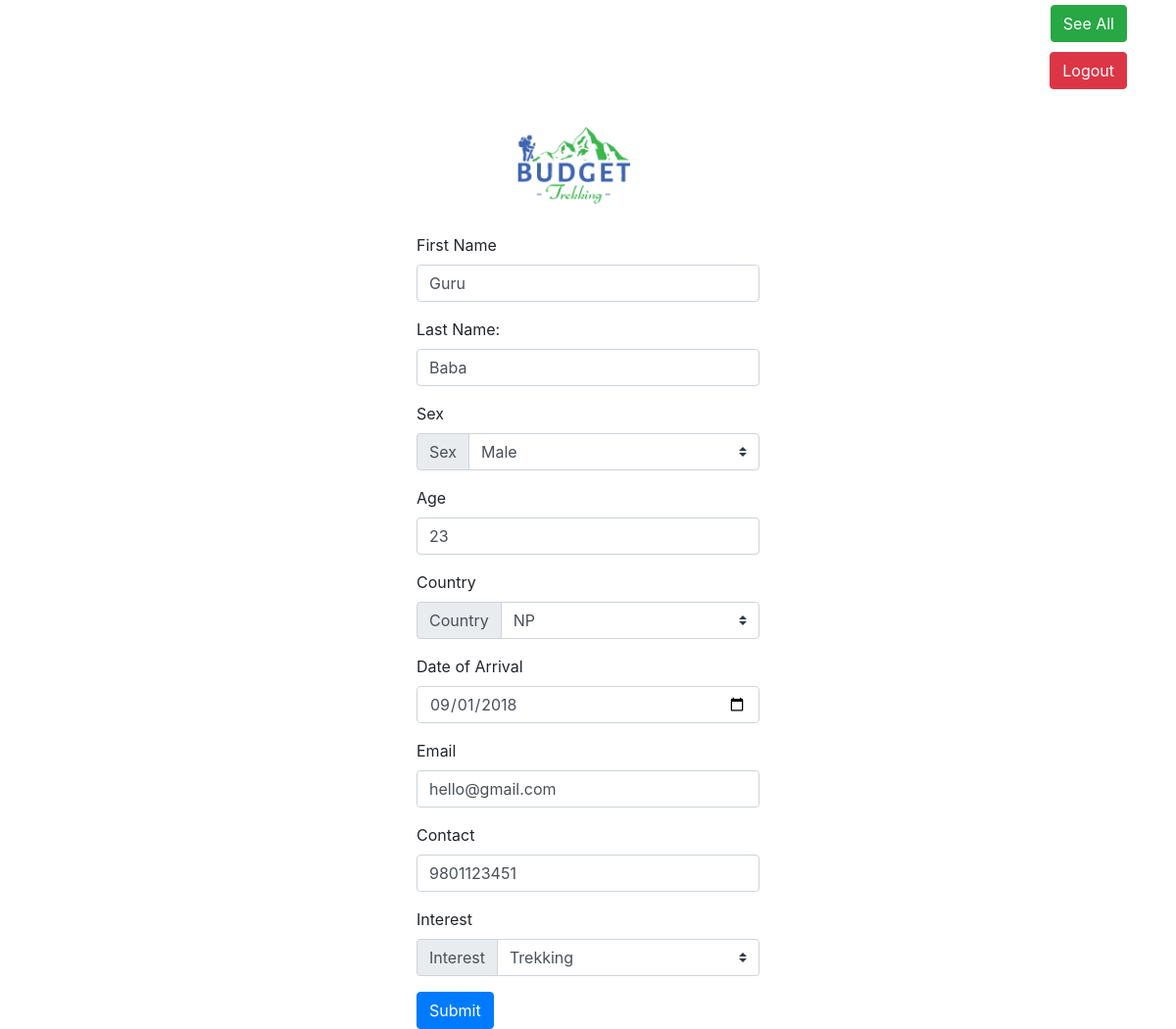
The app's page /updatecustomer.php?pid=1 (signed in) with its own data.
### tables this page shows
CREATE TABLE `customers` (
  `id` int(11) NOT NULL,
  `fname` varchar(50) NOT NULL,
  `lname` varchar(50) NOT NULL,
  `sex` varchar(5) NOT NULL,
  `age` int(11) NOT NULL,
  `country` varchar(50) NOT NULL,
  `date` date NOT NULL,
  `email` varchar(100) NOT NULL,
  `phone` varchar(20) NOT NULL,
  `interest` varchar(100) NOT NULL
);

### updatecustomer.php (the view, shortened to what this page needs)
<?php
include_once "connection.php";
$id =$_GET['pid'];
$query = "SELECT * FROM customers WHERE id='$id'";
$result=$conn->query($query);
?>
<!DOCTYPE html>
<html>
<head>
    <link rel="stylesheet" href="https://stackpath.bootstrapcdn.com/bootstrap/4.1.3/css/bootstrap.min.css">
</head>
<body>
    <div class="container">
        <div class="row">
            <div class="col-md-12" align="right">
                <form action="listing.php"><button type="submit" class="btn btn-success" name="listing" style="margin:5px; display: 'inline'">See All</button></form>
                <form action="signout.php">
                <button type="submit" class="btn btn-danger" name="signout" style="margin:5px; display: 'inline'">Logout</button></form>
            </div>
            <div class="col-md-4 offset-md-4" >
                    <a href="index.php"><img src="budget_logo.png" alt="Logo of Apple" width="120px" style="margin: 30px 30px 30px 100px;"></a>
            </div>
            <?php
                    if($result->num_rows>0){
                while($row=mysqli_fetch_array($result))
                {
                    ?>
            <div class="col-md-4 offset-md-4">
                <form name="update-form" method="POST" action="updatecustomerbe.php">
                      <div class="form-group">
                        <label for="fname">First Name</label>
                        <input type="text" class="form-control" name="fname" placeholder="Enter First Name"  value="<?php echo($row['fname']) ?>">
                      </div>
                      <div class="form-group">
                        <label for="lname">Last Name:</label>
                        <input type="text" class="form-control" name="lname" placeholder="Enter Last Name" value="<?php echo($row['lname']) ?>">
                      </div>
                      <div class="form-group">
                        <label for="sex">Sex</label>
                      <div class="input-group mb-3">
                            <div class="input-group-prepend">
                                <label class="input-group-text" for="sex">Sex</label>
                            </div>
                        <select class="custom-select" name="sex" >
                            <option selected> <?php echo($row['sex']) ?></option>
                        </select>
                    </div>
                    </div>
                      <div class="form-group">
                        <label for="age">Age</label>
                        <input type="number" class="form-control" name="age" placeholder="Enter Age" value="<?php echo($row['age']) ?>">
                      </div>
                      <div class="form-group">
                        <label for="country">Country</label>
                      <div class="input-group mb-3">
                            <div class="input-group-prepend">
                                <label class="input-group-text" for="county">Country</label>
                            </div>
                        <select class="custom-select" name="country" >
                            <option selected> <?php echo($row['country']) ?></option>
                        </select>
                      </div>
                    </div>
                    <div class="form-group">
                        <label for="date">Date of Arrival</label>
                        <input type="date" class="form-control" name="date" placeholder="Enter Date of Arrival" value="<?php echo($row['date']) ?>">
                      </div>
                      <div class="form-group">
                        <label for="email">Email</label>
                        <input type="email" class="form-control" name="email" placeholder="Enter Email" value="<?php echo($row['email']) ?>">
                      </div>
                      <div class="form-group">
                        <label for="phone">Contact</label>
                        <input type="phone" class="form-control" name="phone" placeholder="Enter Contact Number" value="<?php echo($row['phone']) ?>">
                      </div>
                      <div class="form-group">
                        <label for="interest">Interest</label>
                      <div class="input-group mb-3">
                            <div class="input-group-prepend">
                                <label class="input-group-text" for="interest">Interest</label>
                            </div>
                        <select class="custom-select" name="interest" >
                            <option selected> <?php echo($row['interest']) ?></option>
                        </select>
                    </div>
                    </div>
                      <button type="submit" class="btn btn-primary" name="submit">Submit</button>
                      <?php
                  }
              }
              ?>
                </form>
            </div>
        </div>
    </div>
</body>
</html>

### records on screen
customers: fname "Guru", lname "Baba", sex "Male", age "23", country "NP", date "09/01/2018", email "hello@gmail.com", phone "9801123451", interest "Trekking"
